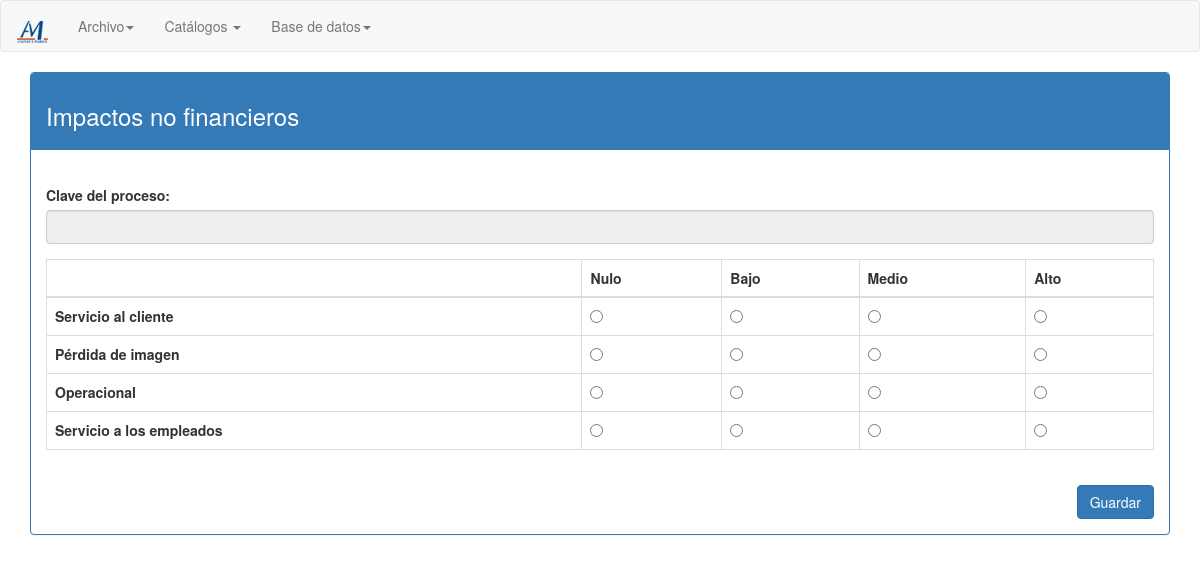
Page /view_nonfinancialimpacts.php on the committed database.
### tables this page shows
CREATE TABLE `cat_nivel_impactos_no_financieros` (
  `clave_nivel_imp_no_fin` int(10) DEFAULT NULL,
  `descripcion_nivel_imp_no_fin` varchar(250) DEFAULT NULL
);

CREATE TABLE `cat_impactos_no_financieros` (
  `clave_impacto_no_fin` int(10) DEFAULT NULL,
  `descripcion_impacto_no_fin` varchar(250) DEFAULT NULL
);

### model_search.php (called while the page is built, shortened)
<?php
function getNoneFinancialImpact($var) {
    $conn = home_connection();
    $searchdata = $conn->query("SELECT descripcion_impacto_no_fin FROM cat_impactos_no_financieros WHERE clave_impacto_no_fin = '" . $var . "'");
    if (!$searchdata) {
        throw new Exception('Error en la consulta getNoneFinancialImpact.');
    } else {
        while ($data = $searchdata->fetch_array()) {
            return $data['descripcion_impacto_no_fin'];
        }
    }
}
function getNoneFinancialImpactLevel($var) {
    $conn = home_connection();
    $searchdata = $conn->query("SELECT descripcion_nivel_imp_no_fin FROM cat_nivel_impactos_no_financieros WHERE clave_nivel_imp_no_fin = '" . $var . "'");
    if (!$searchdata) {
        throw new Exception('Error en la consulta getNoneFinancialImpactLevel.');
    } else {
        while ($data = $searchdata->fetch_array()) {
            return $data['descripcion_nivel_imp_no_fin'];
        }
    }
}

### view_nonfinancialimpacts.php (the view, shortened to what this page needs)
<?php
$id = $_GET['id'];
?>
	<div class="container">
		<div class="row">
			<div class="col-md-12">
				<div class="panel panel-primary">
					<div class="panel-heading">
						<h3>Impactos no financieros</h3>
					</div>
					<div class="panel-body">
						<div class="row">
							<div class="col-md-12">
								<form action="validate_nonfinancialimpacts.php" method="post">
								<div class="form-group">
									<label for="id">Clave del proceso:</label>
									<input class="form-control" type="text" name="id" id="id" value="<?= $id ?>" maxlength="10" size="50" readonly/>
								</div>
								<div class="form-group">
									<div class="table-responsive">
									<table class="table table-bordered">
										<thead>
											<tr>
												<th></th>
									        	<th><?= getNoneFinancialImpactLevel('1') ?></th>
									        	<th><?= getNoneFinancialImpactLevel('2') ?></th>
									        	<th><?= getNoneFinancialImpactLevel('3') ?></th>
									        	<th><?= getNoneFinancialImpactLevel('4') ?></th>
								        	</tr>
								      	</thead>
								    	<tbody>
								    		<tr>
								        		<th scope="row"><?= getNoneFinancialImpact('1') ?></th>
								          		<td><input type="radio" name="1" value="1"></td>
								          		<td><input type="radio" name="1" value="2"></td>
								          		<td><input type="radio" name="1" value="3"></td>
								          		<td><input type="radio" name="1" value="4"></td>
								        	</tr>
								        	<tr>
								        		<th scope="row"><?= getNoneFinancialImpact('2') ?></th>
												<td><input type="radio" name="2" value="1"></td>
								          		<td><input type="radio" name="2" value="2"></td>
								          		<td><input type="radio" name="2" value="3"></td>
								          		<td><input type="radio" name="2" value="4"></td>
								        	</tr>
								        	<tr>
								        		<th scope="row"><?= getNoneFinancialImpact('3') ?></th>
								          		<td><input type="radio" name="3" value="1"></td>
								          		<td><input type="radio" name="3" value="2"></td>
								          		<td><input type="radio" name="3" value="3"></td>
								          		<td><input type="radio" name="3" value="4"></td>
								        	</tr>
								        	<tr>
								        		<th scope="row"><?= getNoneFinancialImpact('4') ?></th>
								          		<td><input type="radio" name="4" value="1"></td>
								          		<td><input type="radio" name="4" value="2"></td>
								          		<td><input type="radio" name="4" value="3"></td>
								          		<td><input type="radio" name="4" value="4"></td>
								        	</tr>
								      	</tbody>
								    </table>
								    </div>
								</div>
								<div class="form-group">
									<button type="submit" class="btn btn-primary pull-right">Guardar</button>
								</div>
								</form>
							</div>
						</div>
					</div>
				</div>
			</div>
		</div>
	</div>

### rows in the picture
cat_nivel_impactos_no_financieros: descripcion_nivel_imp_no_fin "Nulo"
cat_nivel_impactos_no_financieros: descripcion_nivel_imp_no_fin "Bajo"
cat_nivel_impactos_no_financieros: descripcion_nivel_imp_no_fin "Medio"
cat_nivel_impactos_no_financieros: descripcion_nivel_imp_no_fin "Alto"
cat_impactos_no_financieros: descripcion_impacto_no_fin "Servicio al cliente"
cat_impactos_no_financieros: descripcion_impacto_no_fin "Pérdida de imagen"
cat_impactos_no_financieros: descripcion_impacto_no_fin "Operacional"
cat_impactos_no_financieros: descripcion_impacto_no_fin "Servicio a los empleados"
